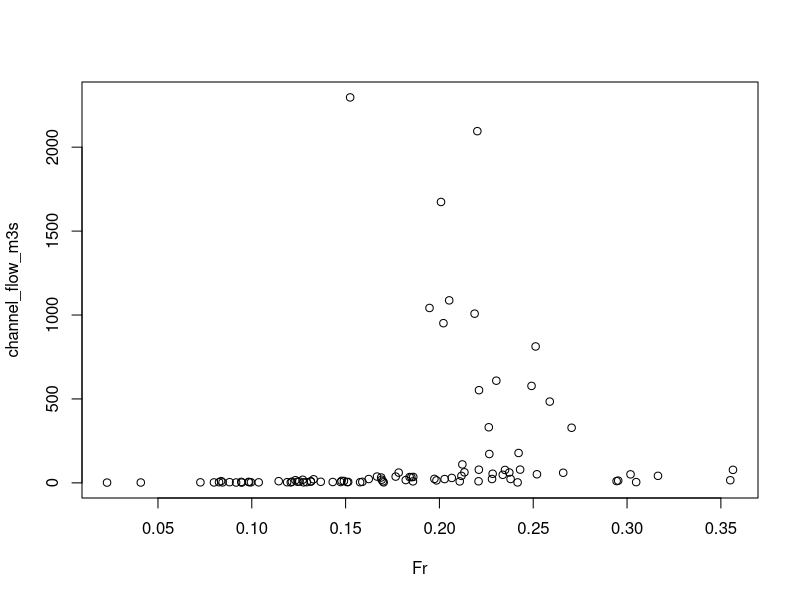
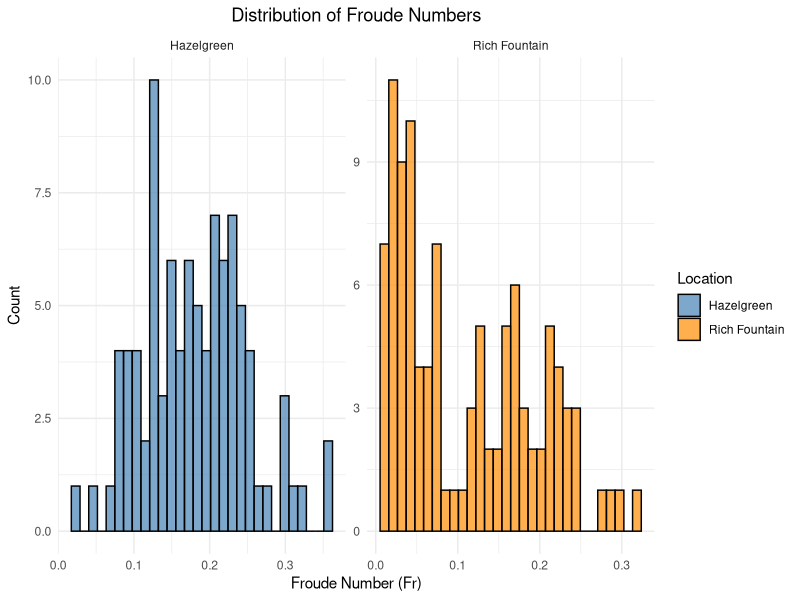
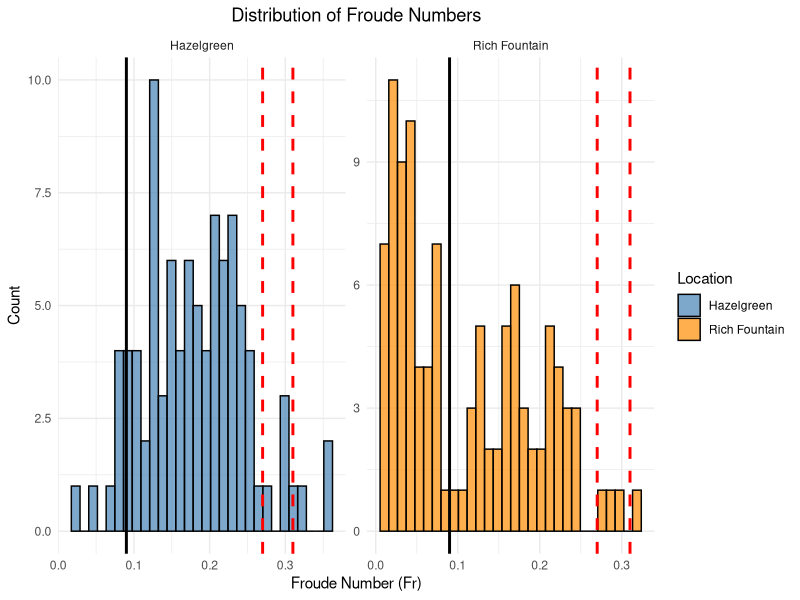
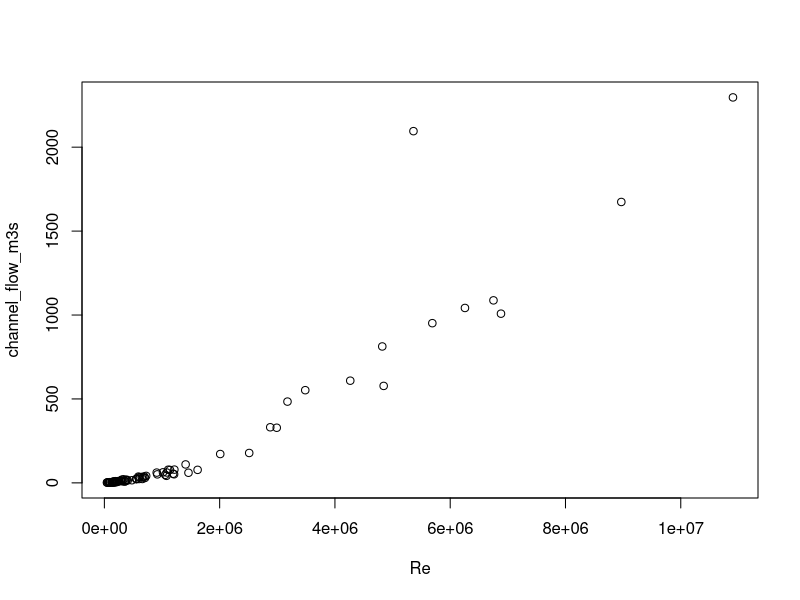
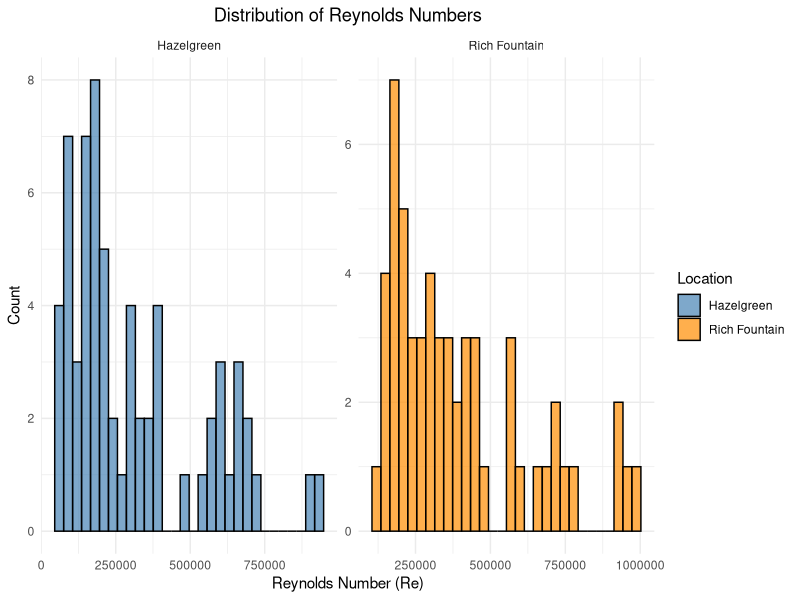
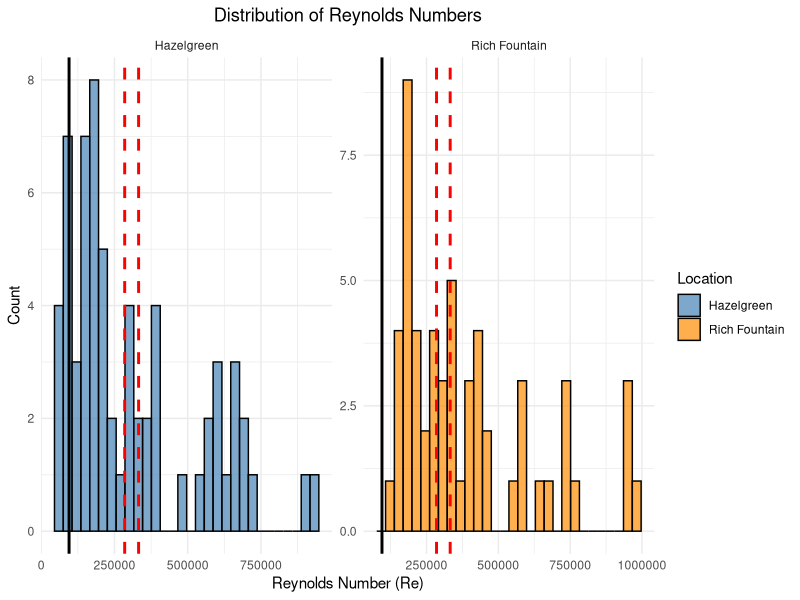
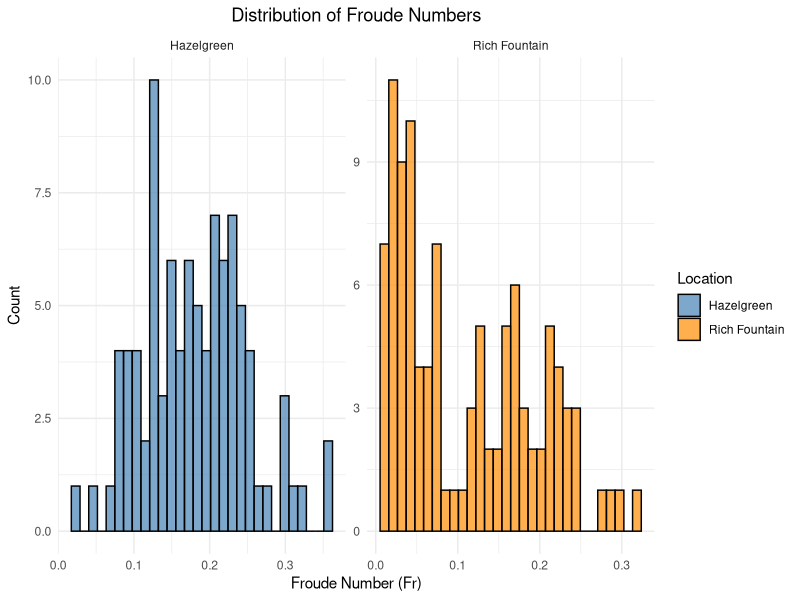
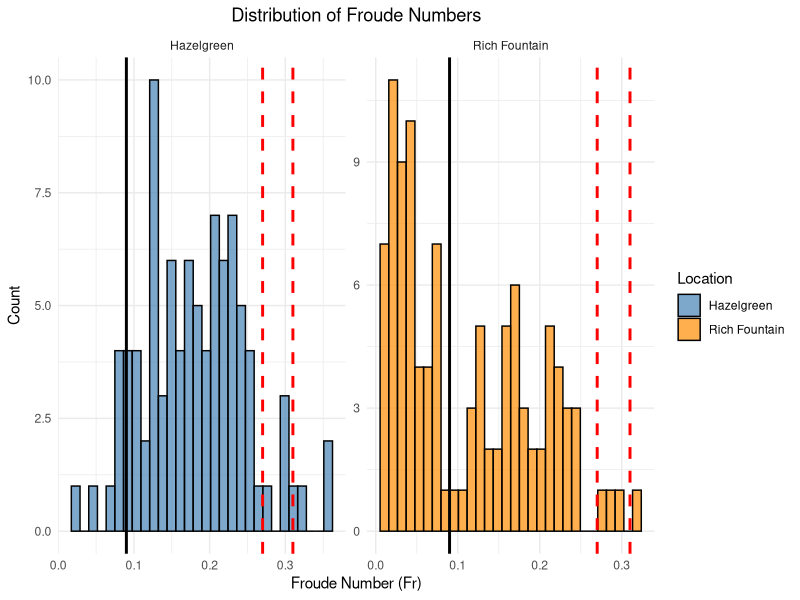

Write the R code that produced these figures, in order.
## set wd and load dplyer

#setwd("~/Dropbox (Univ. of Oklahoma)/Fusconaia_project_data/biomechanical_experiments/stream_flow_metrics")
setwd("/Volumes/Extreme SSD/biomechanical_experiments/stream_flow_metrics")
library(dplyr)
library(ggplot2)
library(patchwork)
library(readxl)

## read in data

Hazelgreen <- read.csv(file = 'USGS_06928000_Gasconade_River_Hazelgreen_metric.csv')
Rich_Fountain <- read.csv(file = 'USGS_06934000_Gasconade_River_Rich_Fountain_metric.csv')

## filter out any missing data and only main channel
 
main_channel <- c('Main', 'main', 'mc', 'Hazelgreen Main', 'main channel', 'Main channel', 'MAIN') # these are the possible values for the main channel
Hazelgreen_clean <- filter(Hazelgreen, !is.na(Hazelgreen$channel_width_ft)) # first remove and row that don't have channel width data
Hazelgreen_clean <- filter(Hazelgreen_clean, channel_name %in% main_channel) # only main channel rows

Rich_Fountain_clean <- filter(Rich_Fountain, !is.na(Rich_Fountain$channel_width_ft)) # remove na rows
Rich_Fountain_clean <- filter(Rich_Fountain_clean, channel_name %in% main_channel)

## Froude calculation
# For the Fr #, use Fr = u/sqrt(gd); u = mean flow velocity (m/s), g = gravity, d = flow depth (m)

FroudeNumber <- function(u, g, d) {
  Fr <- u/sqrt(g*d)
  return(Fr)
}

g <- 9.81 # gravity constant m/s^2

Hazelgreen_depth <- Hazelgreen_clean$channel_area_m2/Hazelgreen_clean$channel_width_m
Rich_Fountain_depth <- Rich_Fountain_clean$channel_area_m2/Rich_Fountain_clean$channel_width_m
Hazelgreen_vel <- Hazelgreen_clean$channel_velocity_ms
Rich_Fountain_vel <- Rich_Fountain_clean$channel_vel_ms

# Froude numbers for Hazelgreen
num_rows_hazelgreen <- length(Hazelgreen_vel)
Hazelgreen_Froude <- numeric(num_rows_hazelgreen)

for (i in 1:num_rows_hazelgreen) {
  Hazelgreen_Froude[i] <- FroudeNumber(Hazelgreen_vel[i], g, Hazelgreen_depth[i])
}

# Froude numbers for Rich Fountain
num_rows_rich_fountain <- length(Rich_Fountain_vel)
Rich_Fountain_Froude <- numeric(num_rows_rich_fountain)

for (i in 1:num_rows_rich_fountain) {
  Rich_Fountain_Froude[i] <- FroudeNumber(Rich_Fountain_vel[i], g, Rich_Fountain_depth[i])
}

Hazelgreen_Froude  # Froude numbers for Hazelgreen
Rich_Fountain_Froude  # Froude numbers for Rich Fountain

## add Froude to data frame for each site

Hazelgreen_final <- cbind(Hazelgreen_clean, Hazelgreen_Froude)
colnames(Hazelgreen_final)[ncol(Hazelgreen_final)] <- "Fr"

Rich_Fountain_final <- cbind(Rich_Fountain_clean, Rich_Fountain_Froude)
colnames(Rich_Fountain_final)[ncol(Rich_Fountain_final)] <- "Fr"

write.csv(Hazelgreen_final, file = 'USGS_06928000_Gasconade_River_Hazelgreen_froude.csv')
write.csv(Rich_Fountain_final, file = 'USGS_06934000_Gasconade_River_Rich_Fountain_froude.csv')

plot(channel_flow_m3s~Fr, data = Hazelgreen_final)

## plot distribution of Gasconade Fr

Hazelgreen_final <- Hazelgreen_final %>% mutate(Location = "Hazelgreen")
Rich_Fountain_final <- Rich_Fountain_final %>% mutate(Location = "Rich Fountain")

# combine
froudes <- bind_rows(Hazelgreen_final, Rich_Fountain_final)

# plot (experimental Fr not marked)
ggplot(froudes, aes(x = Fr, fill = Location)) +
  geom_histogram(color = "black", bins = 30, alpha = 0.7) +
  facet_wrap(~Location, scales = "free") +
  labs(x = "Froude Number (Fr)", y = "Count", title = "Distribution of Froude Numbers") +
  theme_minimal() +
  theme(plot.title = element_text(hjust = 0.5)) +  # Center the title
  scale_fill_manual(values = c("steelblue", "darkorange"))
ggsave(filename = "froudes.svg")

# plot (experimental Fr marked with vertical red lines)

ggplot(froudes, aes(x = Fr, fill = Location)) +
  geom_histogram(color = "black", bins = 30, alpha = 0.7) +
  geom_vline(xintercept = c(0.09), color = "black", linetype = "solid", linewidth = 1) +
  geom_vline(xintercept = c(0.27, 0.31), color = "red", linetype = "dashed", linewidth = 1) +
  facet_wrap(~Location, scales = "free") +
  labs(x = "Froude Number (Fr)", y = "Count", title = "Distribution of Froude Numbers") +
  theme_minimal() +
  theme(plot.title = element_text(hjust = 0.5)) +
  scale_fill_manual(values = c("steelblue", "darkorange"))
ggsave(filename = "froudes_marked.svg")

## Reynolds calculation
# For the Re #, use Re = u*d/v; u = mean flow velocity (m/s), d = flow depth (m), v = kinematic viscosity of water (m2/s)

ReynoldsNumber <- function(u, d, v) {
  Re <- (u*d)/v
  return(Re)
}

v <- 0.0000011088 # kinematic viscosity of water (m2/s) at 16C 

Hazelgreen_depth <- Hazelgreen_clean$channel_area_m2/Hazelgreen_clean$channel_width_m
Rich_Fountain_depth <- Rich_Fountain_clean$channel_area_m2/Rich_Fountain_clean$channel_width_m
Hazelgreen_vel <- Hazelgreen_clean$channel_velocity_ms
Rich_Fountain_vel <- Rich_Fountain_clean$channel_vel_ms

# Reynolds numbers for Hazelgreen
num_rows_hazelgreen <- length(Hazelgreen_vel)
Hazelgreen_Re <- numeric(num_rows_hazelgreen)

for (i in 1:num_rows_hazelgreen) {
  Hazelgreen_Re[i] <- ReynoldsNumber(Hazelgreen_vel[i], Hazelgreen_depth[i], v)
}

# Reynolds numbers for Rich Fountain
num_rows_rich_fountain <- length(Rich_Fountain_vel)
Rich_Fountain_Re <- numeric(num_rows_rich_fountain)

for (i in 1:num_rows_rich_fountain) {
  Rich_Fountain_Re[i] <- ReynoldsNumber(Rich_Fountain_vel[i], Rich_Fountain_depth[i], v)
}

Hazelgreen_Re  # Reynolds numbers for Hazelgreen
Rich_Fountain_Re  # Reynolds numbers for Rich Fountain

## add Reynolds to data frame for each site

Hazelgreen_all <- cbind(Hazelgreen_final, Hazelgreen_Re)
colnames(Hazelgreen_all)[ncol(Hazelgreen_all)] <- "Re"

Rich_Fountain_all <- cbind(Rich_Fountain_final, Rich_Fountain_Re)
colnames(Rich_Fountain_all)[ncol(Rich_Fountain_all)] <- "Re"

write.csv(Hazelgreen_all, file = 'USGS_06928000_Gasconade_River_Hazelgreen_all.csv')
write.csv(Rich_Fountain_all, file = 'USGS_06934000_Gasconade_River_Rich_Fountain_all.csv')

plot(channel_flow_m3s~Re, data = Hazelgreen_all)

## plot distribution of Gasconade Re

Hazelgreen_all <- Hazelgreen_all %>% mutate(Location = "Hazelgreen")
Rich_Fountain_all <- Rich_Fountain_all %>% mutate(Location = "Rich Fountain")

# combine
Reynolds <- bind_rows(Hazelgreen_all, Rich_Fountain_all)
Reynolds <- subset(Reynolds, Re <=1000000) # <= 1000000

# plot (experimental Re not marked)
ggplot(Reynolds, aes(x = Re, fill = Location)) +
  geom_histogram(color = "black", bins = 30, alpha = 0.7) +
  facet_wrap(~Location, scales = "free") +
  labs(x = "Reynolds Number (Re)", y = "Count", title = "Distribution of Reynolds Numbers") +
  theme_minimal() +
  theme(plot.title = element_text(hjust = 0.5)) +  # Center the title
  scale_fill_manual(values = c("steelblue", "darkorange"))
ggsave(filename = "Reynolds.svg")

# plot (experimental Re marked with vertical red lines)

ggplot(Reynolds, aes(x = Re, fill = Location)) +
  geom_histogram(color = "black", bins = 30, alpha = 0.7) +
  geom_vline(xintercept = c(94900), color = "black", linetype = "solid", linewidth = 1) +
  geom_vline(xintercept = c(284800, 332300), color = "red", linetype = "dashed", linewidth = 1) +
  facet_wrap(~Location, scales = "free") +
  labs(x = "Reynolds Number (Re)", y = "Count", title = "Distribution of Reynolds Numbers") +
  theme_minimal() +
  theme(plot.title = element_text(hjust = 0.5)) +
  scale_fill_manual(values = c("steelblue", "darkorange"))
ggsave(filename = "Reynolds_marked.svg")
